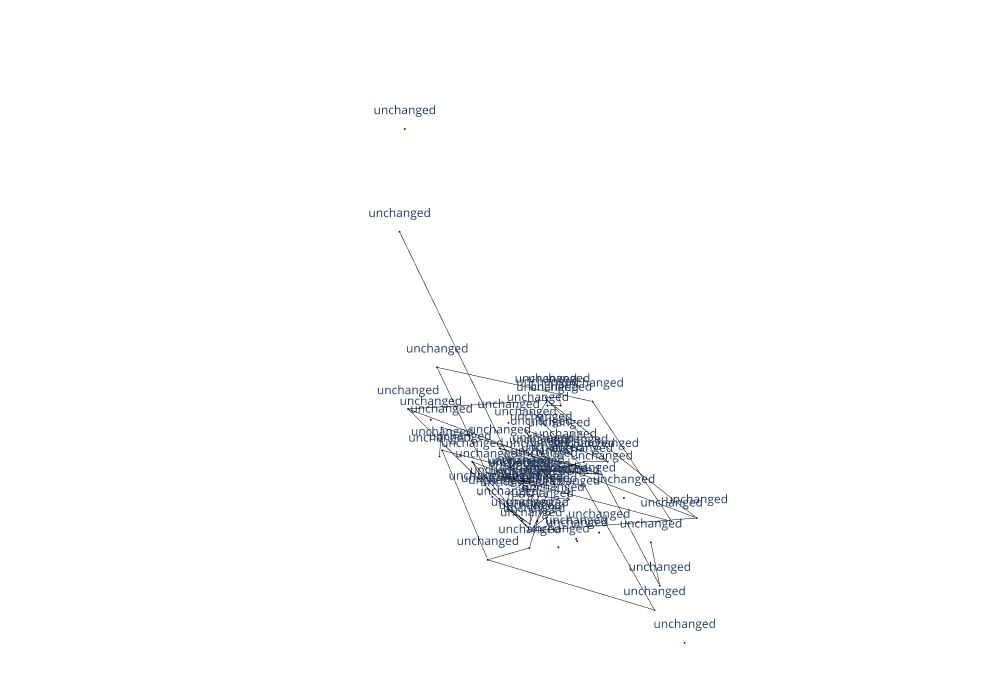

Notebook code for this chart:
### Code cell
# Final Summary
# =============================================================================
print("\n=== DIGITAL TWIN DIFF COMPLETE ===")
print("✓ Two immutable snapshots created")
print("✓ Content hashes computed for integrity")
print("✓ Differences calculated and displayed")
print("✓ Summary table generated")
print("✓ Visual comparison available")
print("\nAll files saved in 'snapshots/' directory")

print("\nAcceptance Criteria Check:")
print(f"✓ AC1: Two JSON exports created (graph1_initial.json, graph2_modified.json)")
print(f"✓ AC2: Diff summary reports {len(diff_result['removed_vertices'])} removed and {len(diff_result['added_vertices'])} added vertices")
print(f"✓ AC3: Topologic viewer shows both graphs")
print(f"✓ AC4: No unhandled exceptions occurred")
print(f"✓ AC5: All cells documented with explanations")

# Store results for further analysis
digital_twin_results = {
    'original_graph': graph1,
    'modified_graph': graph2,
    'metadata_g1': metadata_g1,
    'metadata_g2': metadata_g2,
    'diff_result': diff_result,
    'summary_df': summary_df
}

print(f"\nResults stored in 'digital_twin_results' variable for further analysis")

# CELL 8: Combined Visualization
# =============================================================================
print("\n=== COMBINED VISUALIZATION ===")
print("Legend:")
print("  🔴 Red: Removed elements")
print("  🟢 Green: Added elements") 
print("  🔵 Blue: Unchanged elements")

create_combined_visualization(graph1, graph2, diff_result)

### Figure 1 — Plotly figure (JSON) as saved in the notebook; plotly's stock layout.template omitted (floating-point values rounded to 4 significant figures; data arrays with more than 128 entries replaced by an {"elided": "..."} marker saying what was removed)
{"data": [{"hoverinfo": "text", "hovertext": ["unchanged", "unchanged", "unchanged", "unchanged", "unchanged", "unchanged", "unchanged", "unchanged", "unchanged", "unchanged", "unchanged", "unchanged", "unchanged", "unchanged", "unchanged", "unchanged", "unchanged", "unchanged", "unchanged", "unchanged", "unchanged", "unchanged", "unchanged", "unchanged", "unchanged", "unchanged", "unchanged", "unchanged", "unchanged", "unchanged", "unchanged", "unchanged", "unchanged", "unchanged", "unchanged", "unchanged", "unchanged", "unchanged", "unchanged", "unchanged", "unchanged", "unchanged", "unchanged", "unchanged", "unchanged", "unchanged", "unchanged", "unchanged", "unchanged", "unchanged", "unchanged", "unchanged", "unchanged", "unchanged", "unchanged", "unchanged", "unchanged", "unchanged", "unchanged", "unchanged", "unchanged", "unchanged", "unchanged", "unchanged", "unchanged", "unchanged", "unchanged", "unchanged", "unchanged", "unchanged", "unchanged", "unchanged", "unchanged", "unchanged", "unchanged", "unchanged", "unchanged", "unchanged"], "legendgroup": "1", "legendrank": 1, "marker": {"color": ["#0000FF", "#0000FF", "#0000FF", "#0000FF", "#0000FF", "#0000FF", "#0000FF", "#0000FF", "#0000FF", "#0000FF", "#0000FF", "#0000FF", "#0000FF", "#0000FF", "#0000FF", "#0000FF", "#0000FF", "#0000FF", "#0000FF", "#0000FF", "#0000FF", "#0000FF", "#0000FF", "#0000FF", "#0000FF", "#0000FF", "#0000FF", "#0000FF", "#0000FF", "#0000FF", "#0000FF", "#0000FF", "#0000FF", "#0000FF", "#0000FF", "#0000FF", "#0000FF", "#0000FF", "#0000FF", "#0000FF", "#0000FF", "#0000FF", "#0000FF", "#0000FF", "#0000FF", "#0000FF", "#0000FF", "#0000FF", "#0000FF", "#0000FF", "#0000FF", "#0000FF", "#0000FF", "#0000FF", "#0000FF", "#0000FF", "#0000FF", "#0000FF", "#0000FF", "#0000FF", "#0000FF", "#0000FF", "#0000FF", "#0000FF", "#0000FF", "#0000FF", "#0000FF", "#0000FF", "#0000FF", "#0000FF", "#0000FF", "#0000FF", "#0000FF", "#0000FF", "#0000FF", "#0000FF", "#0000FF", "#0000FF"], "opacity": 1, "size": [2.8, 2.8, 2.8, 2.8, 2.8, 2.8, 2.8, 2.8, 2.8, 2.8, 2.8, 2.8, 2.8, 2.8, 2.8, 2.8, 2.8, 2.8, 2.8, 2.8, 2.8, 2.8, 2.8, 2.8, 2.8, 2.8, 2.8, 2.8, 2.8, 2.8, 2.8, 2.8, 2.8, 2.8, 2.8, 2.8, 2.8, 2.8, 2.8, 2.8, 2.8, 2.8, 2.8, 2.8, 2.8, 2.8, 2.8, 2.8, 2.8, 2.8, 2.8, 2.8, 2.8, 2.8, 2.8, 2.8, 2.8, 2.8, 2.8, 2.8, 2.8, 2.8, 2.8, 2.8, 2.8, 2.8, 2.8, 2.8, 2.8, 2.8, 2.8, 2.8, 2.8, 2.8, 2.8, 2.8, 2.8, 2.8], "sizemode": "diameter", "symbol": "circle"}, "mode": "markers+text", "name": "1: Untitled (Vertices)", "showlegend": false, "text": ["unchanged", "unchanged", "unchanged", "unchanged", "unchanged", "unchanged", "unchanged", "unchanged", "unchanged", "unchanged", "unchanged", "unchanged", "unchanged", "unchanged", "unchanged", "unchanged", "unchanged", "unchanged", "unchanged", "unchanged", "unchanged", "unchanged", "unchanged", "unchanged", "unchanged", "unchanged", "unchanged", "unchanged", "unchanged", "unchanged", "unchanged", "unchanged", "unchanged", "unchanged", "unchanged", "unchanged", "unchanged", "unchanged", "unchanged", "unchanged", "unchanged", "unchanged", "unchanged", "unchanged", "unchanged", "unchanged", "unchanged", "unchanged", "unchanged", "unchanged", "unchanged", "unchanged", "unchanged", "unchanged", "unchanged", "unchanged", "unchanged", "unchanged", "unchanged", "unchanged", "unchanged", "unchanged", "unchanged", "unchanged", "unchanged", "unchanged", "unchanged", "unchanged", "unchanged", "unchanged", "unchanged", "unchanged", "unchanged", "unchanged", "unchanged", "unchanged", "unchanged", "unchanged"], "type": "scatter3d", "x": [3.321, 2.349, 4.308, 6.451, 4.473, 1.608, 7.2, 6.451, 2.349, 5.809, 5.5, 3.302, 1.85, 3.268, 5.532, 6.942, 5.498, 4.395, 5.479, 3.3, 2.99, 4.4, 8.591, 0.2085, 4.469, 2.538, 4.4, 6.879, 1.921, 5.484, 3.316, 5.484, 3.316, 8.591, 6.282, 6.207, 4.261, 6.262, 6.288, 5.498, 7.307, 4.4, 4.694, 2.512, 2.518, 3.302, 1.493, 4.106, 4.4, 8.591, 4.191, 2.517, 4.4, 0.2085, 2.518, 0.2085, 8.591, 1.688, 2.444, 7.155, 7.114, 4.106, 1.625, 6.356, 3.087, 10, 4.694, 5.722, 4.191, 7.382, 6.867, 7.436, 7.951, 0.8345, 1.403, 1.349, 1.918, 15], "y": [-11.48, -4.403, -5.889, -13.39, -11.91, -8.44, -9.36, -4.403, -13.4, -12.45, 2.191, -8.639, -9.111, -8.93, -8.87, -8.692, -9.161, -8.9, -6.315, -19.99, -5.353, -0.2085, -9.108, -8.9, -0.2085, -2.208, -8.9, -17.59, -0.2085, -11.04, -11.07, -6.728, -6.758, -10.29, -7.829, -7.506, -17.59, -15.59, -9.604, -10.31, -9.812, -8.9, -9.223, -8.197, -9.972, -7.492, -7.987, -8.653, -0.2085, -9.108, -17.59, -10, -8.9, -8.9, -10.29, -12.13, -5.674, -6.188, -9.2, -6.188, -11.61, -8.93, -11.61, -8.608, -10.03, 10, -8.87, -7.783, -17.59, -6.567, -7.162, -7.703, -7.108, -10.69, -11.23, -10.1, -10.64, 15], "z": [0.0065, 3.11, -0.0635, 3.11, -0.0635, 2.947, 2.947, 3.11, 3.11, 0.0095, -0.062, 0.0065, 3.11, 3.107, 3.107, 3.11, 0.0065, 6.229, 0.0065, -0.062, 0.0095, 6.304, 6.304, 6.304, 1.357, 1.397, 4.448, 4.434, 4.434, 4.55, 4.55, 4.55, 4.55, 1.252, 1.397, 1.397, 1.357, 1.397, 1.207, 1.397, 2.856, 1.397, 1.397, 1.207, 1.397, 1.397, 2.856, 1.55, -0.625, -0.625, -0.625, -0.625, -0.6885, -0.625, 1.397, 4.412, 4.412, 4.211, 4.333, 4.333, 4.211, 4.397, 4.333, 4.333, 4.333, 10, 4.397, 4.333, 6.304, 5.856, 5.856, 5.856, 5.856, 5.856, 5.856, 5.856, 5.856, 15]}, {"hoverinfo": "text", "legendgroup": "2", "legendrank": 2, "line": {"color": "black", "width": 1}, "marker": {"size": 0}, "mode": "lines", "name": "1: Untitled (Edges)", "showlegend": false, "text": "", "type": "scatter3d", "x": {"elided": "219 float values"}, "y": {"elided": "219 float values"}, "z": {"elided": "219 float values"}}], "layout": {"autosize": true, "height": 700, "margin": {"b": 40, "l": 40, "r": 40, "t": 40}, "paper_bgcolor": "RGBA(0,0,0,0)", "plot_bgcolor": "RGBA(0,0,0,0)", "scene": {"aspectmode": "data", "camera": {"center": {"x": 0, "y": 0, "z": 0}, "eye": {"x": -1.25, "y": -1.25, "z": 1.25}, "projection": {"type": "perspective"}, "up": {"x": 0, "y": 0, "z": 1}}, "xaxis": {"visible": false}, "yaxis": {"visible": false}, "zaxis": {"visible": false}}, "showlegend": true, "width": 1000, "xaxis": {"showgrid": false, "visible": false, "zeroline": false}, "yaxis": {"showgrid": false, "visible": false, "zeroline": false}}}
